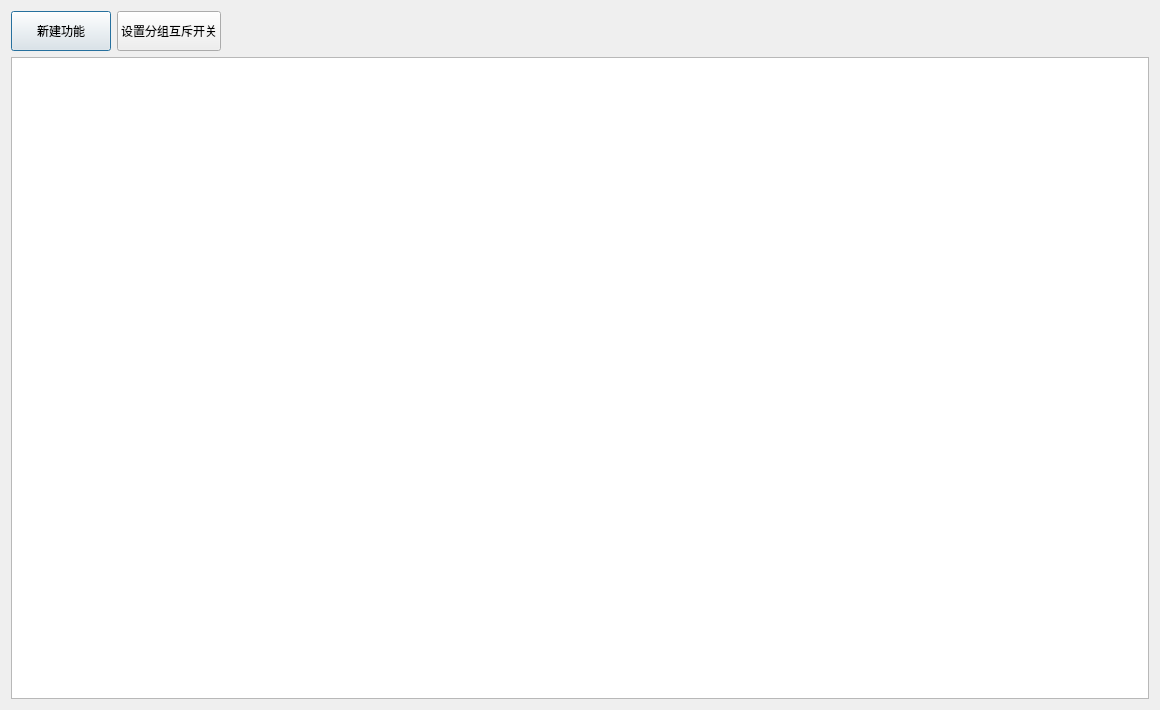
<?xml version="1.0" encoding="UTF-8"?>
<ui version="4.0">
 <class>FunctionToggleWindow</class>
 <widget class="QDialog" name="FunctionToggleWindow">
  <property name="geometry">
   <rect>
    <x>0</x>
    <y>0</y>
    <width>1160</width>
    <height>710</height>
   </rect>
  </property>
  <property name="sizePolicy">
   <sizepolicy hsizetype="Fixed" vsizetype="Fixed">
    <horstretch>0</horstretch>
    <verstretch>0</verstretch>
   </sizepolicy>
  </property>
  <property name="windowTitle">
   <string>Dialog</string>
  </property>
  <layout class="QVBoxLayout" name="verticalLayout">
   <item>
    <layout class="QHBoxLayout" name="horizontalLayout">
     <item>
      <widget class="QPushButton" name="pushButtonCreateFunction">
       <property name="sizePolicy">
        <sizepolicy hsizetype="Fixed" vsizetype="Fixed">
         <horstretch>0</horstretch>
         <verstretch>0</verstretch>
        </sizepolicy>
       </property>
       <property name="minimumSize">
        <size>
         <width>100</width>
         <height>40</height>
        </size>
       </property>
       <property name="maximumSize">
        <size>
         <width>100</width>
         <height>16777215</height>
        </size>
       </property>
       <property name="text">
        <string>新建功能</string>
       </property>
      </widget>
     </item>
     <item>
      <widget class="QPushButton" name="pushButtonMutexSwitch">
       <property name="minimumSize">
        <size>
         <width>100</width>
         <height>40</height>
        </size>
       </property>
       <property name="text">
        <string>设置分组互斥开关</string>
       </property>
      </widget>
     </item>
     <item>
      <spacer name="horizontalSpacer">
       <property name="orientation">
        <enum>Qt::Horizontal</enum>
       </property>
       <property name="sizeHint" stdset="0">
        <size>
         <width>40</width>
         <height>20</height>
        </size>
       </property>
      </spacer>
     </item>
    </layout>
   </item>
   <item>
    <widget class="QTableView" name="tableViewFunctionList"/>
   </item>
  </layout>
 </widget>
 <resources/>
 <connections/>
</ui>
